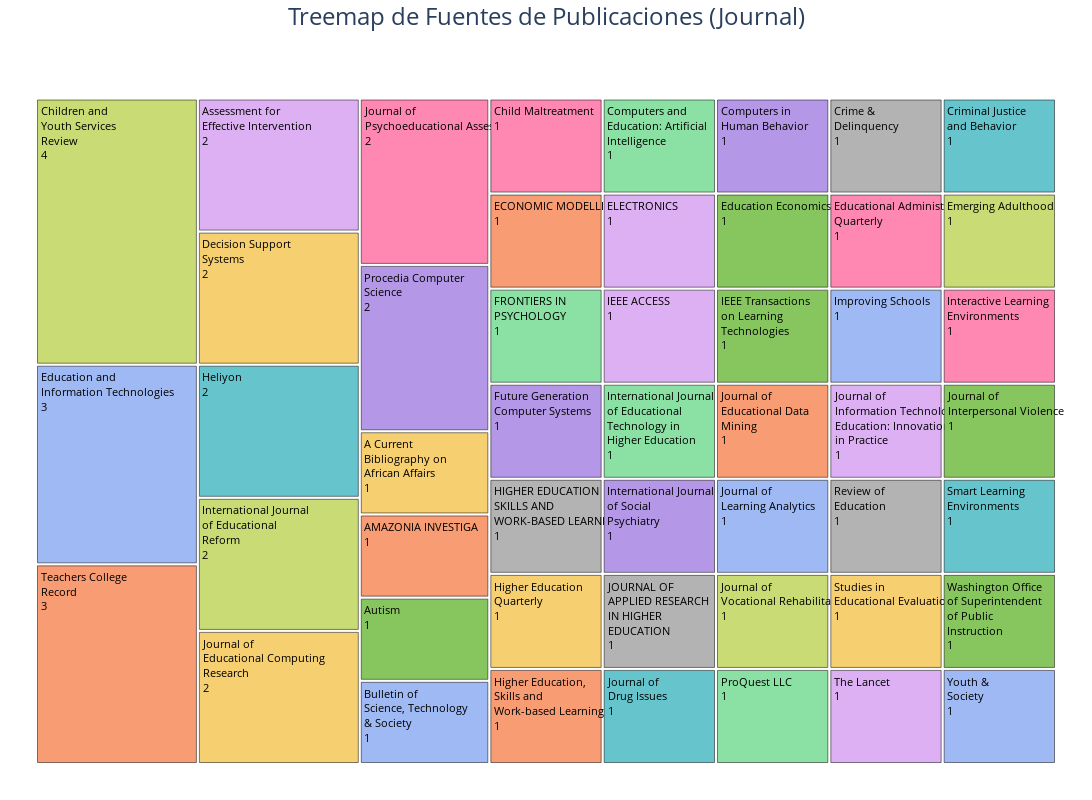

The cell this chart's notebook holds for it:
### Markdown cell above
## Análisis de fuentes de publicaciones

### Code cell
eda_bib.journal_tree_map(df)

### Figure 1 — Plotly figure (JSON) as saved in the notebook; plotly's stock layout.template omitted (floating-point values rounded to 4 significant figures)
{"data": [{"branchvalues": "total", "customdata": [[""], ["A Current<br>Bibliography on<br>African Affairs"], ["AMAZONIA INVESTIGA"], ["Assessment for<br>Effective Intervention"], ["Autism"], ["Bulletin of<br>Science, Technology<br>& Society"], ["Child Maltreatment"], ["Children and<br>Youth Services<br>Review"], ["Computers and<br>Education: Artificial<br>Intelligence"], ["Computers in<br>Human Behavior"], ["Crime &<br>Delinquency"], ["Criminal Justice<br>and Behavior"], ["Decision Support<br>Systems"], ["ECONOMIC MODELLING"], ["ELECTRONICS"], ["Education Economics"], ["Education and<br>Information Technologies"], ["Educational Administration<br>Quarterly"], ["Emerging Adulthood"], ["FRONTIERS IN<br>PSYCHOLOGY"], ["Future Generation<br>Computer Systems"], ["HIGHER EDUCATION<br>SKILLS AND<br>WORK-BASED LEARNING"], ["Heliyon"], ["Higher Education<br>Quarterly"], ["Higher Education,<br>Skills and<br>Work-based Learning"], ["IEEE ACCESS"], ["IEEE Transactions<br>on Learning<br>Technologies"], ["Improving Schools"], ["Interactive Learning<br>Environments"], ["International Journal<br>of Educational<br>Reform"], ["International Journal<br>of Educational<br>Technology in<br>Higher Education"], ["International Journal<br>of Social<br>Psychiatry"], ["JOURNAL OF<br>APPLIED RESEARCH<br>IN HIGHER<br>EDUCATION"], ["Journal of<br>Drug Issues"], ["Journal of<br>Educational Computing<br>Research"], ["Journal of<br>Educational Data<br>Mining"], ["Journal of<br>Information Technology<br>Education: Innovations<br>in Practice"], ["Journal of<br>Interpersonal Violence"], ["Journal of<br>Learning Analytics"], ["Journal of<br>Psychoeducational Assessment"], ["Journal of<br>Vocational Rehabilitation"], ["ProQuest LLC"], ["Procedia Computer<br>Science"], ["Review of<br>Education"], ["Smart Learning<br>Environments"], ["Studies in<br>Educational Evaluation"], ["Teachers College<br>Record"], ["The Lancet"], ["Washington Office<br>of Superintendent<br>of Public<br>Instruction"], ["Youth &<br>Society"]], "domain": {"x": [0, 1], "y": [0, 1]}, "hovertemplate": "<b>%{label}</b><br>Publicaciones: %{value}<extra></extra>", "ids": ["", "A Current<br>Bibliography on<br>African Affairs", "AMAZONIA INVESTIGA", "Assessment for<br>Effective Intervention", "Autism", "Bulletin of<br>Science, Technology<br>& Society", "Child Maltreatment", "Children and<br>Youth Services<br>Review", "Computers and<br>Education: Artificial<br>Intelligence", "Computers in<br>Human Behavior", "Crime &<br>Delinquency", "Criminal Justice<br>and Behavior", "Decision Support<br>Systems", "ECONOMIC MODELLING", "ELECTRONICS", "Education Economics", "Education and<br>Information Technologies", "Educational Administration<br>Quarterly", "Emerging Adulthood", "FRONTIERS IN<br>PSYCHOLOGY", "Future Generation<br>Computer Systems", "HIGHER EDUCATION<br>SKILLS AND<br>WORK-BASED LEARNING", "Heliyon", "Higher Education<br>Quarterly", "Higher Education,<br>Skills and<br>Work-based Learning", "IEEE ACCESS", "IEEE Transactions<br>on Learning<br>Technologies", "Improving Schools", "Interactive Learning<br>Environments", "International Journal<br>of Educational<br>Reform", "International Journal<br>of Educational<br>Technology in<br>Higher Education", "International Journal<br>of Social<br>Psychiatry", "JOURNAL OF<br>APPLIED RESEARCH<br>IN HIGHER<br>EDUCATION", "Journal of<br>Drug Issues", "Journal of<br>Educational Computing<br>Research", "Journal of<br>Educational Data<br>Mining", "Journal of<br>Information Technology<br>Education: Innovations<br>in Practice", "Journal of<br>Interpersonal Violence", "Journal of<br>Learning Analytics", "Journal of<br>Psychoeducational Assessment", "Journal of<br>Vocational Rehabilitation", "ProQuest LLC", "Procedia Computer<br>Science", "Review of<br>Education", "Smart Learning<br>Environments", "Studies in<br>Educational Evaluation", "Teachers College<br>Record", "The Lancet", "Washington Office<br>of Superintendent<br>of Public<br>Instruction", "Youth &<br>Society"], "labels": ["", "A Current<br>Bibliography on<br>African Affairs", "AMAZONIA INVESTIGA", "Assessment for<br>Effective Intervention", "Autism", "Bulletin of<br>Science, Technology<br>& Society", "Child Maltreatment", "Children and<br>Youth Services<br>Review", "Computers and<br>Education: Artificial<br>Intelligence", "Computers in<br>Human Behavior", "Crime &<br>Delinquency", "Criminal Justice<br>and Behavior", "Decision Support<br>Systems", "ECONOMIC MODELLING", "ELECTRONICS", "Education Economics", "Education and<br>Information Technologies", "Educational Administration<br>Quarterly", "Emerging Adulthood", "FRONTIERS IN<br>PSYCHOLOGY", "Future Generation<br>Computer Systems", "HIGHER EDUCATION<br>SKILLS AND<br>WORK-BASED LEARNING", "Heliyon", "Higher Education<br>Quarterly", "Higher Education,<br>Skills and<br>Work-based Learning", "IEEE ACCESS", "IEEE Transactions<br>on Learning<br>Technologies", "Improving Schools", "Interactive Learning<br>Environments", "International Journal<br>of Educational<br>Reform", "International Journal<br>of Educational<br>Technology in<br>Higher Education", "International Journal<br>of Social<br>Psychiatry", "JOURNAL OF<br>APPLIED RESEARCH<br>IN HIGHER<br>EDUCATION", "Journal of<br>Drug Issues", "Journal of<br>Educational Computing<br>Research", "Journal of<br>Educational Data<br>Mining", "Journal of<br>Information Technology<br>Education: Innovations<br>in Practice", "Journal of<br>Interpersonal Violence", "Journal of<br>Learning Analytics", "Journal of<br>Psychoeducational Assessment", "Journal of<br>Vocational Rehabilitation", "ProQuest LLC", "Procedia Computer<br>Science", "Review of<br>Education", "Smart Learning<br>Environments", "Studies in<br>Educational Evaluation", "Teachers College<br>Record", "The Lancet", "Washington Office<br>of Superintendent<br>of Public<br>Instruction", "Youth &<br>Society"], "marker": {"colors": ["rgb(102, 197, 204)", "rgb(246, 207, 113)", "rgb(248, 156, 116)", "rgb(220, 176, 242)", "rgb(135, 197, 95)", "rgb(158, 185, 243)", "rgb(254, 136, 177)", "rgb(201, 219, 116)", "rgb(139, 224, 164)", "rgb(180, 151, 231)", "rgb(179, 179, 179)", "rgb(102, 197, 204)", "rgb(246, 207, 113)", "rgb(248, 156, 116)", "rgb(220, 176, 242)", "rgb(135, 197, 95)", "rgb(158, 185, 243)", "rgb(254, 136, 177)", "rgb(201, 219, 116)", "rgb(139, 224, 164)", "rgb(180, 151, 231)", "rgb(179, 179, 179)", "rgb(102, 197, 204)", "rgb(246, 207, 113)", "rgb(248, 156, 116)", "rgb(220, 176, 242)", "rgb(135, 197, 95)", "rgb(158, 185, 243)", "rgb(254, 136, 177)", "rgb(201, 219, 116)", "rgb(139, 224, 164)", "rgb(180, 151, 231)", "rgb(179, 179, 179)", "rgb(102, 197, 204)", "rgb(246, 207, 113)", "rgb(248, 156, 116)", "rgb(220, 176, 242)", "rgb(135, 197, 95)", "rgb(158, 185, 243)", "rgb(254, 136, 177)", "rgb(201, 219, 116)", "rgb(139, 224, 164)", "rgb(180, 151, 231)", "rgb(179, 179, 179)", "rgb(102, 197, 204)", "rgb(246, 207, 113)", "rgb(248, 156, 116)", "rgb(220, 176, 242)", "rgb(135, 197, 95)", "rgb(158, 185, 243)"], "line": {"color": "black", "width": 0.5}}, "name": "", "parents": ["", "", "", "", "", "", "", "", "", "", "", "", "", "", "", "", "", "", "", "", "", "", "", "", "", "", "", "", "", "", "", "", "", "", "", "", "", "", "", "", "", "", "", "", "", "", "", "", "", ""], "textfont": {"color": "black", "size": 25}, "textinfo": "label+value", "type": "treemap", "values": [6, 1, 1, 2, 1, 1, 1, 4, 1, 1, 1, 1, 2, 1, 1, 1, 3, 1, 1, 1, 1, 1, 2, 1, 1, 1, 1, 1, 1, 2, 1, 1, 1, 1, 2, 1, 1, 1, 1, 2, 1, 1, 2, 1, 1, 1, 3, 1, 1, 1]}], "layout": {"height": 800, "legend": {"tracegroupgap": 0}, "margin": {"b": 25, "l": 25, "r": 25, "t": 50}, "title": {"font": {"size": 24}, "text": "Treemap de Fuentes de Publicaciones (Journal)", "x": 0.5}, "treemapcolorway": ["rgb(102, 197, 204)", "rgb(246, 207, 113)", "rgb(248, 156, 116)", "rgb(220, 176, 242)", "rgb(135, 197, 95)", "rgb(158, 185, 243)", "rgb(254, 136, 177)", "rgb(201, 219, 116)", "rgb(139, 224, 164)", "rgb(180, 151, 231)", "rgb(179, 179, 179)"], "uniformtext": {"minsize": 11, "mode": "show"}, "width": 1200}}
